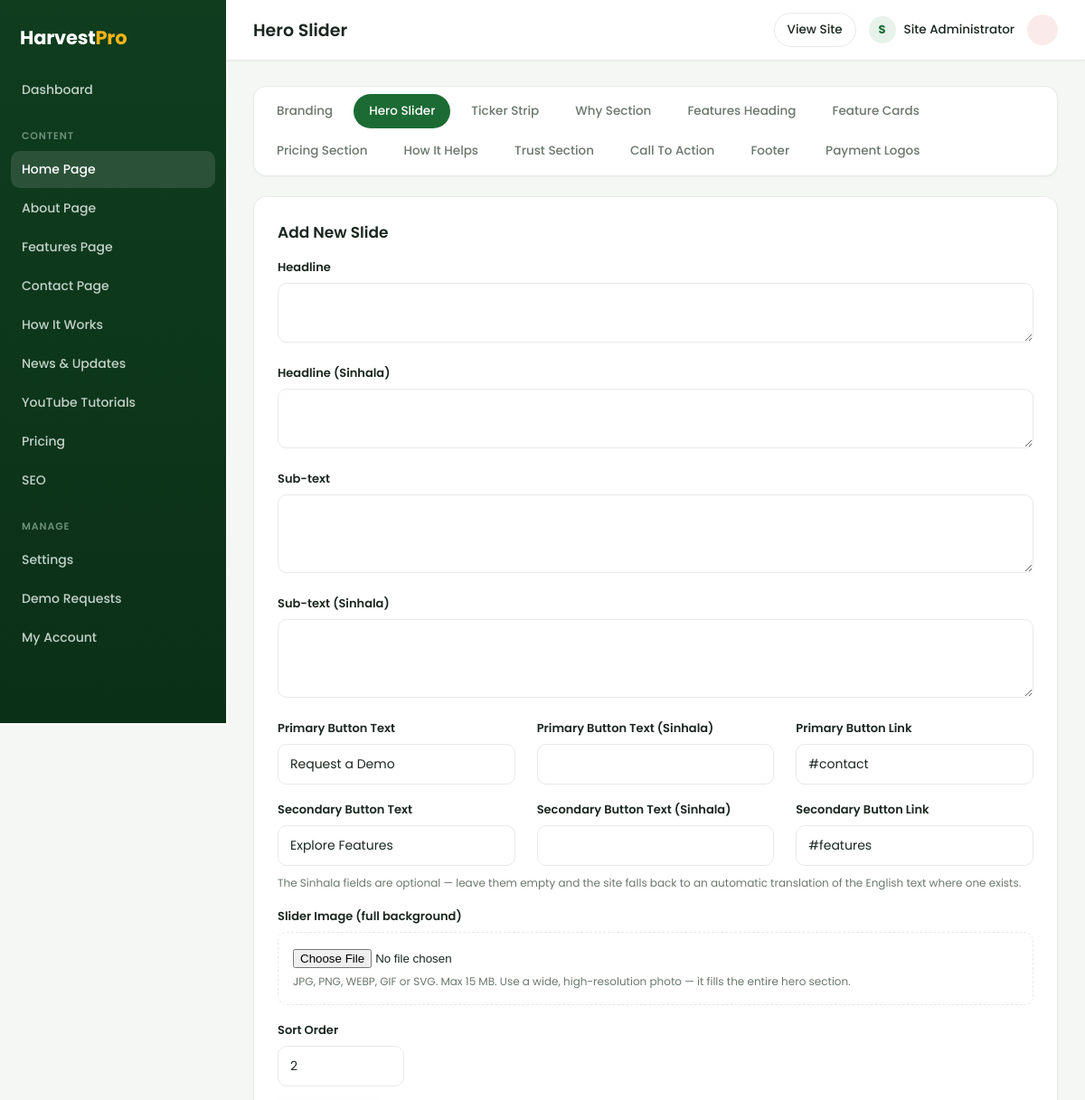
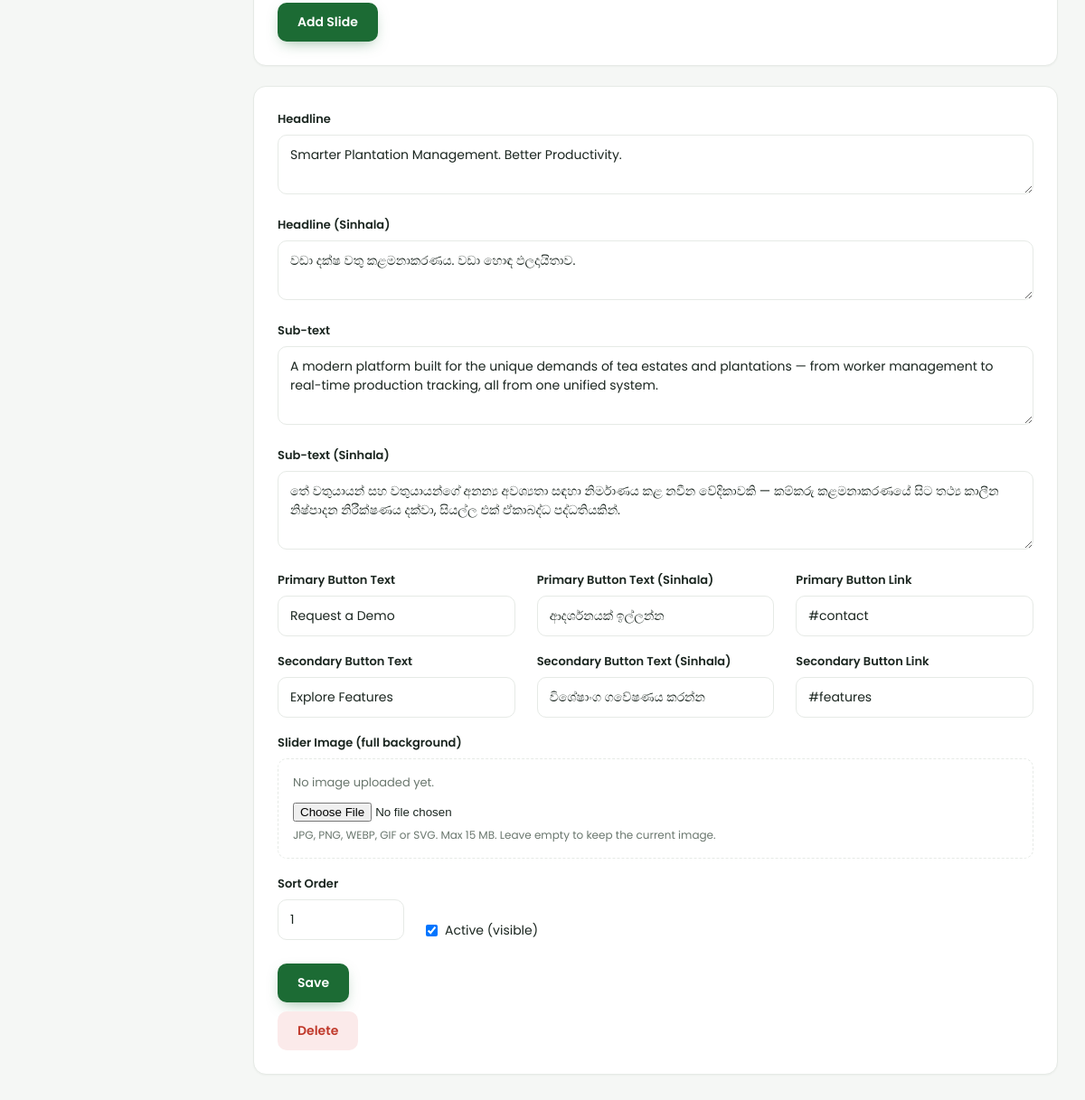
Page /admin/hero-slides.php (signed in) on the committed database (2 pictures, top to bottom).
### tables this page shows
CREATE TABLE IF NOT EXISTS `hero_slides` (
  `id` INT(11) NOT NULL AUTO_INCREMENT,
  `headline` VARCHAR(255) NOT NULL DEFAULT '',
  `subtext` TEXT DEFAULT NULL,
  `btn1_text` VARCHAR(100) DEFAULT NULL,
  `btn1_link` VARCHAR(255) DEFAULT NULL,
  `btn2_text` VARCHAR(100) DEFAULT NULL,
  `btn2_link` VARCHAR(255) DEFAULT NULL,
  `image` VARCHAR(255) DEFAULT NULL,
  `sort_order` INT(11) NOT NULL DEFAULT 0,
  `is_active` TINYINT(1) NOT NULL DEFAULT 1,
   
   
  `headline_si` VARCHAR(255) DEFAULT NULL,
  `subtext_si` TEXT DEFAULT NULL,
  `btn1_text_si` VARCHAR(100) DEFAULT NULL,
  `btn2_text_si` VARCHAR(100) DEFAULT NULL,
  PRIMARY KEY (`id`)
);

### includes/functions.php (called while the page is built, shortened)
<?php
function e(?string $value): string
{
    return htmlspecialchars((string)$value, ENT_QUOTES, 'UTF-8');
}
    ?>

### admin/auth.php (called while the page is built, shortened)
<?php
require_once dirname(__DIR__) . '/includes/functions.php';
function current_admin(): ?array
{
    global $pdo;
    $stmt = $pdo->prepare("SELECT * FROM admins WHERE id = ?");
    $stmt->execute([$_SESSION['admin_id']]);
    return $stmt->fetch() ?: null;
}

### admin/hero-slides.php (the view, shortened to what this page needs)
<?php
require_once __DIR__ . '/auth.php';
$slides = $pdo->query("SELECT * FROM hero_slides ORDER BY sort_order ASC, id ASC")->fetchAll();
$pageTitle = 'Hero Slider';
$page = 'hero_slides';
require __DIR__ . '/header.php';
require __DIR__ . '/homepage-tabs.php';
?>
<div class="a-card">
  <h2 class="a-card-title">Add New Slide</h2>
  <form method="post" enctype="multipart/form-data">
    <div class="a-field"><label>Headline</label><textarea name="headline" rows="2" required></textarea></div>
    <div class="a-field"><label>Headline (Sinhala)</label><textarea name="headline_si" rows="2"></textarea></div>
    <div class="a-field"><label>Sub-text</label><textarea name="subtext" rows="3"></textarea></div>
    <div class="a-field"><label>Sub-text (Sinhala)</label><textarea name="subtext_si" rows="3"></textarea></div>
    <div class="a-row">
      <div class="a-field" style="flex:1"><label>Primary Button Text</label><input type="text" name="btn1_text" value="Request a Demo"></div>
      <div class="a-field" style="flex:1"><label>Primary Button Text (Sinhala)</label><input type="text" name="btn1_text_si"></div>
      <div class="a-field" style="flex:1"><label>Primary Button Link</label><input type="text" name="btn1_link" value="#contact"></div>
    </div>
    <div class="a-row">
      <div class="a-field" style="flex:1"><label>Secondary Button Text</label><input type="text" name="btn2_text" value="Explore Features"></div>
      <div class="a-field" style="flex:1"><label>Secondary Button Text (Sinhala)</label><input type="text" name="btn2_text_si"></div>
      <div class="a-field" style="flex:1"><label>Secondary Button Link</label><input type="text" name="btn2_link" value="#features"></div>
    </div>
    <p class="a-help" style="margin-top:-8px;margin-bottom:18px;">The Sinhala fields are optional — leave them empty and the site falls back to an automatic translation of the English text where one exists.</p>
    <div class="a-field">
      <label>Slider Image (full background)</label>
      <div class="a-image-field">
        <input type="file" name="image" accept="image/*">
        <small class="a-help">JPG, PNG, WEBP, GIF or SVG. Max 15 MB. Use a wide, high-resolution photo — it fills the entire hero section.</small>
      </div>
    </div>
    <div class="a-field" style="max-width:140px"><label>Sort Order</label><input type="number" name="sort_order" value="<?= count($slides)+1 ?>"></div>
    <button class="a-btn a-btn-primary"><?= admin_icon('plus', 16) ?> Add Slide</button>
  </form>
</div>
<?php foreach ($slides as $s): ?>
  <div class="a-card">
    <form method="post" enctype="multipart/form-data">
      <div class="a-field"><label>Headline</label><textarea name="headline" rows="2" required><?= e($s['headline']) ?></textarea></div>
      <div class="a-field"><label>Headline (Sinhala)</label><textarea name="headline_si" rows="2"><?= e($s['headline_si'] ?? '') ?></textarea></div>
      <div class="a-field"><label>Sub-text</label><textarea name="subtext" rows="3"><?= e($s['subtext']) ?></textarea></div>
      <div class="a-field"><label>Sub-text (Sinhala)</label><textarea name="subtext_si" rows="3"><?= e($s['subtext_si'] ?? '') ?></textarea></div>
      <div class="a-row">
        <div class="a-field" style="flex:1"><label>Primary Button Text</label><input type="text" name="btn1_text" value="<?= e($s['btn1_text']) ?>"></div>
        <div class="a-field" style="flex:1"><label>Primary Button Text (Sinhala)</label><input type="text" name="btn1_text_si" value="<?= e($s['btn1_text_si'] ?? '') ?>"></div>
        <div class="a-field" style="flex:1"><label>Primary Button Link</label><input type="text" name="btn1_link" value="<?= e($s['btn1_link']) ?>"></div>
      </div>
      <div class="a-row">
        <div class="a-field" style="flex:1"><label>Secondary Button Text</label><input type="text" name="btn2_text" value="<?= e($s['btn2_text']) ?>"></div>
        <div class="a-field" style="flex:1"><label>Secondary Button Text (Sinhala)</label><input type="text" name="btn2_text_si" value="<?= e($s['btn2_text_si'] ?? '') ?>"></div>
        <div class="a-field" style="flex:1"><label>Secondary Button Link</label><input type="text" name="btn2_link" value="<?= e($s['btn2_link']) ?>"></div>
      </div>
      <div class="a-field">
        <label>Slider Image (full background)</label>
        <div class="a-image-field">
          <?php if ($s['image']): ?>
            <div class="a-thumb">
              <img src="<?= e(resolve_image_url($s['image'])) ?>" alt="">
              <label class="a-remove"><input type="checkbox" name="remove_image_<?= (int)$s['id'] ?>" value="1"> Remove</label>
            </div>
          <?php else: ?>
            <span class="a-noimg">No image uploaded yet.</span>
          <?php endif; ?>
          <input type="file" name="image_<?= (int)$s['id'] ?>" accept="image/*">
          <small class="a-help">JPG, PNG, WEBP, GIF or SVG. Max 15 MB. Leave empty to keep the current image.</small>
        </div>
      </div>
      <div class="a-row">
        <div class="a-field" style="max-width:140px"><label>Sort Order</label><input type="number" name="sort_order" value="<?= (int)$s['sort_order'] ?>"></div>
        <label class="a-check"><input type="checkbox" name="is_active" <?= $s['is_active']?'checked':'' ?>> Active (visible)</label>
      </div>
      <div class="a-actions">
        <button class="a-btn a-btn-primary" type="submit">Save</button>
      </div>
    </form>
    <form method="post" onsubmit="return confirm('Delete this slide?');" style="margin-top:10px">
      <button class="a-btn a-btn-danger" type="submit"><?= admin_icon('trash', 16) ?> Delete</button>
    </form>
  </div>
<?php endforeach; ?>
<?php require __DIR__ . '/footer.php'; ?>

### admin/header.php (shortened to what this page needs)
<?php
require_once __DIR__ . '/auth.php';
$admin = current_admin();
$page  = $page ?? '';
?>
<!DOCTYPE html>
<html lang="en">
<head>
<link rel="stylesheet" href="assets/admin.css">
</head>
<body>
<div class="a-layout">
  <aside class="a-sidebar" id="aSidebar">
    <div class="a-logo">Harvest<span>Pro</span></div>
    <nav class="a-nav">
      <a href="index.php" class="<?= $page==='dashboard'?'active':'' ?>"><?= admin_icon('dashboard') ?> Dashboard</a>
      <p class="a-nav-label">Content</p>
      <a href="section.php?g=branding" class="<?= in_array($page, HOMEPAGE_TABS, true)?'active':'' ?>"><?= admin_icon('home') ?> Home Page</a>
      <a href="section.php?g=about_banner" class="<?= in_array($page, ABOUT_TABS, true)?'active':'' ?>"><?= admin_icon('info') ?> About Page</a>
      <a href="section.php?g=features_banner" class="<?= in_array($page, FEATURES_PAGE_TABS, true)?'active':'' ?>"><?= admin_icon('layers') ?> Features Page</a>
      <a href="section.php?g=contact_banner" class="<?= in_array($page, CONTACT_TABS, true)?'active':'' ?>"><?= admin_icon('pin') ?> Contact Page</a>
      <a href="how-it-works.php" class="<?= $page==='how_it_works'?'active':'' ?>"><?= admin_icon('route') ?> How It Works</a>
      <a href="news.php" class="<?= in_array($page, ['news', 'news_edit', 'news_categories'], true)?'active':'' ?>"><?= admin_icon('news') ?> News &amp; Updates</a>
      <a href="youtube-tutorials.php" class="<?= $page==='youtube_tutorials'?'active':'' ?>"><?= admin_icon('play') ?> YouTube Tutorials</a>
      <a href="price.php" class="<?= $page==='price'?'active':'' ?>"><?= admin_icon('tag') ?> Pricing</a>
      <a href="seo.php" class="<?= $page==='seo'?'active':'' ?>"><?= admin_icon('search') ?> SEO</a>
      <p class="a-nav-label">Manage</p>
      <a href="settings.php" class="<?= $page==='settings'?'active':'' ?>"><?= admin_icon('settings') ?> Settings</a>
      <a href="requests.php" class="<?= $page==='requests'?'active':'' ?>"><?= admin_icon('inbox') ?> Demo Requests</a>
      <a href="account.php" class="<?= $page==='account'?'active':'' ?>"><?= admin_icon('user') ?> My Account</a>
    </nav>
  </aside>
  <div class="a-main">
    <header class="a-topbar">
      <h1><?= e($pageTitle ?? 'Dashboard') ?></h1>
      <div class="a-top-right">
        <a href="../" target="_blank" class="a-view-site"><?= admin_icon('external', 16) ?> View Site</a>
        <span class="a-user-chip">
          <span class="a-user-avatar"><?= e(strtoupper(substr($admin['full_name'] ?: $admin['username'], 0, 1))) ?></span>
          <span class="a-user"><?= e($admin['full_name'] ?: $admin['username']) ?></span>
        </span>
        <a href="logout.php" class="a-logout"><?= admin_icon('logout', 16) ?></a>
      </div>
    </header>
    <main class="a-content">

### admin/assets/admin.css (style rules this page uses)
:root { --green: #1c6b34; --green-dark: #0f3d1e; --green-mid: #175a2b; --green-tint: #e6f2ea; --gold: #f5b418; --ink: #1b2620; --muted: #6a776e; --line: #e6eae6; --bg: #f5f7f5; --white: #fff; --radius: 14px; --radius-sm: 10px; --shadow-sm: 0 1px 2px rgba(15,40,25,.04); --shadow-md: 0 10px 30px -14px rgba(15,40,25,.18); }
* { margin: 0; padding: 0; box-sizing: border-box; }
body { font-family: 'Poppins', system-ui, -apple-system, "Segoe UI", sans-serif; background: var(--bg); color: var(--ink); font-size: 15px; -webkit-font-smoothing: antialiased; }
a { color: var(--green); text-decoration: none; }
.a-layout { display: flex; min-height: 100vh; }
.a-sidebar { width: 250px; background: linear-gradient(180deg, var(--green-dark), #0b3018); color: #dfe8e2; flex-shrink: 0; padding: 22px 0; position: sticky; top: 0; height: 100vh; overflow-y: auto; }
.a-logo { font-size: 21px; font-weight: 700; padding: 4px 22px 22px; color: #fff; letter-spacing: -.01em; }
.a-logo span { color: var(--gold); }
.a-nav { display: flex; flex-direction: column; padding: 0 12px; }
.a-nav a { display: flex; align-items: center; gap: 11px; padding: 10px 12px; margin-bottom: 2px; color: #c3d2c8; font-size: 14px; font-weight: 500; border-radius: 10px; transition: .15s; }
.a-nav a.active { background: rgba(255,255,255,.12); color: #fff; }
.a-nav-label { padding: 20px 12px 8px; font-size: 11px; font-weight: 600; text-transform: uppercase; letter-spacing: .08em; color: #6d9079; }
.a-main { flex: 1; display: flex; flex-direction: column; min-width: 0; }
.a-topbar { background: #fff; border-bottom: 1px solid var(--line); padding: 14px 30px; display: flex; align-items: center; gap: 16px; position: sticky; top: 0; z-index: 10; box-shadow: var(--shadow-sm); }
.a-topbar h1 { font-size: 19px; font-weight: 600; flex: 1; }
.a-top-right { display: flex; align-items: center; gap: 14px; font-size: 14px; }
.a-view-site { display: inline-flex; align-items: center; gap: 7px; font-weight: 500; font-size: 13.5px; padding: 8px 14px; border: 1px solid var(--line); border-radius: 999px; color: var(--ink); transition: .15s; }
.a-user-chip { display: flex; align-items: center; gap: 9px; }
.a-user-avatar { width: 30px; height: 30px; border-radius: 50%; background: var(--green-tint); color: var(--green); display: grid; place-items: center; font-size: 13px; font-weight: 700; flex-shrink: 0; }
.a-user { color: var(--ink); font-weight: 500; font-size: 13.5px; }
.a-logout { display: grid; place-items: center; width: 34px; height: 34px; border-radius: 50%; color: #c0392b; background: #fbeaea; transition: .15s; }
.a-content { padding: 28px 30px; max-width: 960px; width: 100%; }
.a-card { background: #fff; border: 1px solid var(--line); border-radius: var(--radius); padding: 26px; margin-bottom: 22px; box-shadow: var(--shadow-sm); }
.a-card-title { font-size: 17px; font-weight: 600; margin-bottom: 16px; }
.a-field { margin-bottom: 18px; }
.a-field label { display: block; font-size: 13px; font-weight: 600; margin-bottom: 7px; }
.a-field input[type=text], .a-field input[type=password], .a-field input[type=number], .a-field input[type=email], .a-field textarea { width: 100%; padding: 11px 13px; border: 1px solid var(--line); border-radius: var(--radius-sm); font-family: inherit; font-size: 14px; color: var(--ink); transition: .15s; }
.a-help { display: block; font-size: 12px; color: var(--muted); margin-top: 6px; }
.a-row { display: flex; gap: 24px; align-items: flex-end; flex-wrap: wrap; }
.a-check { display: flex; align-items: center; gap: 8px; font-size: 14px; margin-bottom: 18px; }
.a-actions { margin-top: 8px; }
.a-image-field { border: 1px dashed var(--line); border-radius: var(--radius-sm); padding: 16px; }
.a-noimg { display: block; font-size: 13px; color: var(--muted); margin-bottom: 10px; }
.a-btn { display: inline-flex; align-items: center; gap: 8px; padding: 11px 22px; border-radius: var(--radius-sm); font-family: inherit; font-size: 14px; font-weight: 600; border: none; cursor: pointer; transition: .15s; }
.a-btn-primary { background: var(--green); color: #fff; box-shadow: 0 6px 16px -6px rgba(28,107,52,.5); }
.a-btn-danger { background: #fbeaea; color: #c0392b; }

### rows in the picture
hero_slides: headline "Smarter Plantation Management. Better Productivity.", headline_si "වඩා දක්ෂ වතු කළමනාකරණය. වඩා හොඳ ඵලදායිතාව.", subtext "A modern platform built for the unique demands of tea estates and plantations — from worker management to real-time production tracking, all from one unified system.", subtext_si "තේ වතුයායන් සහ වතුයායන්ගේ අනන්‍ය අවශ්‍යතා සඳහා නිර්මාණය කළ නවීන වේදිකාවකි — කම්කරු කළමනාකරණයේ සිට තථ්‍ය කාලීන නිෂ්පාදන නිරීක්ෂණය දක්වා, සියල්ල එක් ඒකාබද්ධ පද්ධතියකින්.", btn1_text "Request a Demo", btn1_text_si "ආදර්ශනයක් ඉල්ලන්න", btn1_link "#contact", btn2_text "Explore Features", btn2_text_si "විශේෂාංග ගවේෂණය කරන්න", btn2_link "#features", image "No image uploaded yet.", sort_order "1", is_active "☑"

### other values in the picture
$pageTitle "Hero Slider"
substr($admin['full_name'] ?: $admin['username'], 0, 1) "S"
$admin['full_name'] ?: $admin['username'] "Site Administrator"
$t['label'] "Branding"
$t['label'] "Hero Slider"
$t['label'] "Ticker Strip"
$t['label'] "Why Section"
$t['label'] "Features Heading"
$t['label'] "Feature Cards"
$t['label'] "Pricing Section"
$t['label'] "How It Helps"
$t['label'] "Trust Section"
$t['label'] "Call To Action"
$t['label'] "Footer"
$t['label'] "Payment Logos"
